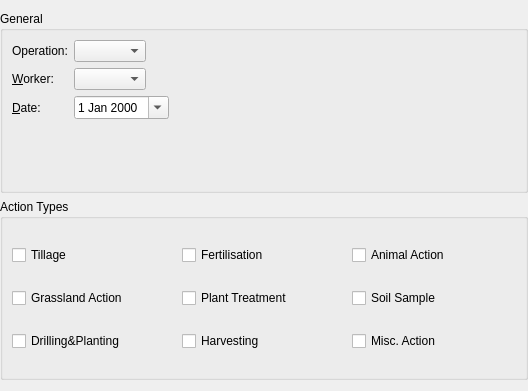
<?xml version="1.0" encoding="UTF-8"?>
<ui version="4.0">
 <class>ActionWizardActnPageClass</class>
 <widget class="QWizardPage" name="ActionWizardActnPageClass">
  <property name="geometry">
   <rect>
    <x>0</x>
    <y>0</y>
    <width>528</width>
    <height>391</height>
   </rect>
  </property>
  <property name="windowTitle">
   <string notr="true">Form</string>
  </property>
  <property name="title">
   <string>Action</string>
  </property>
  <property name="subTitle">
   <string>select ...</string>
  </property>
  <layout class="QVBoxLayout" name="verticalLayout">
   <property name="leftMargin">
    <number>0</number>
   </property>
   <property name="rightMargin">
    <number>0</number>
   </property>
   <item>
    <widget class="QGroupBox" name="groupBox">
     <property name="title">
      <string>General</string>
     </property>
     <property name="flat">
      <bool>true</bool>
     </property>
     <layout class="QFormLayout" name="formLayout">
      <property name="fieldGrowthPolicy">
       <enum>QFormLayout::ExpandingFieldsGrow</enum>
      </property>
      <item row="0" column="0">
       <widget class="QLabel" name="label">
        <property name="text">
         <string>Operation:</string>
        </property>
        <property name="buddy">
         <cstring>comboBoxOprt</cstring>
        </property>
       </widget>
      </item>
      <item row="0" column="1">
       <widget class="QComboBox" name="comboBoxOprt"/>
      </item>
      <item row="1" column="0">
       <widget class="QLabel" name="label_2">
        <property name="text">
         <string>&amp;Worker:</string>
        </property>
        <property name="buddy">
         <cstring>comboBoxWorker</cstring>
        </property>
       </widget>
      </item>
      <item row="1" column="1">
       <widget class="QComboBox" name="comboBoxWorker"/>
      </item>
      <item row="2" column="0">
       <widget class="QLabel" name="label_4">
        <property name="text">
         <string>&amp;Date:</string>
        </property>
        <property name="buddy">
         <cstring>dateEdit</cstring>
        </property>
       </widget>
      </item>
      <item row="2" column="1">
       <widget class="QDateEdit" name="dateEdit">
        <property name="currentSection">
         <enum>QDateTimeEdit::DaySection</enum>
        </property>
        <property name="calendarPopup">
         <bool>true</bool>
        </property>
       </widget>
      </item>
     </layout>
    </widget>
   </item>
   <item>
    <widget class="QGroupBox" name="groupBox_3">
     <property name="title">
      <string>Action Types</string>
     </property>
     <property name="flat">
      <bool>true</bool>
     </property>
     <layout class="QGridLayout" name="gridLayout">
      <item row="0" column="0">
       <widget class="QCheckBox" name="checkBoxSoil">
        <property name="text">
         <string>Tillage</string>
        </property>
        <property name="icon">
         <iconset resource="res/res.qrc">
          <normaloff>:/pic/soilfield.png</normaloff>:/pic/soilfield.png</iconset>
        </property>
        <property name="iconSize">
         <size>
          <width>20</width>
          <height>20</height>
         </size>
        </property>
       </widget>
      </item>
      <item row="1" column="0">
       <widget class="QCheckBox" name="checkBoxMeadow">
        <property name="text">
         <string>Grassland Action</string>
        </property>
        <property name="icon">
         <iconset resource="res/res.qrc">
          <normaloff>:/pic/meadow.png</normaloff>:/pic/meadow.png</iconset>
        </property>
        <property name="iconSize">
         <size>
          <width>20</width>
          <height>20</height>
         </size>
        </property>
       </widget>
      </item>
      <item row="1" column="2">
       <widget class="QCheckBox" name="checkBoxSoilTesting">
        <property name="text">
         <string>Soil Sample</string>
        </property>
        <property name="icon">
         <iconset resource="res/res.qrc">
          <normaloff>:/pic/soiltesting22.png</normaloff>:/pic/soiltesting22.png</iconset>
        </property>
        <property name="iconSize">
         <size>
          <width>20</width>
          <height>20</height>
         </size>
        </property>
       </widget>
      </item>
      <item row="0" column="2">
       <widget class="QCheckBox" name="checkBoxAnim">
        <property name="text">
         <string>Animal Action</string>
        </property>
        <property name="icon">
         <iconset resource="res/res.qrc">
          <normaloff>:/pic/cow.png</normaloff>:/pic/cow.png</iconset>
        </property>
        <property name="iconSize">
         <size>
          <width>20</width>
          <height>20</height>
         </size>
        </property>
       </widget>
      </item>
      <item row="2" column="0">
       <widget class="QCheckBox" name="checkBoxDrill">
        <property name="text">
         <string>Drilling&amp;&amp;Planting</string>
        </property>
        <property name="icon">
         <iconset resource="res/res.qrc">
          <normaloff>:/pic/crop.png</normaloff>:/pic/crop.png</iconset>
        </property>
        <property name="iconSize">
         <size>
          <width>20</width>
          <height>20</height>
         </size>
        </property>
       </widget>
      </item>
      <item row="0" column="1">
       <widget class="QCheckBox" name="checkBoxFert">
        <property name="text">
         <string>Fertilisation</string>
        </property>
        <property name="icon">
         <iconset resource="res/res.qrc">
          <normaloff>:/pic/fert.png</normaloff>:/pic/fert.png</iconset>
        </property>
        <property name="iconSize">
         <size>
          <width>20</width>
          <height>20</height>
         </size>
        </property>
       </widget>
      </item>
      <item row="2" column="1">
       <widget class="QCheckBox" name="checkBoxHarv">
        <property name="text">
         <string>Harvesting</string>
        </property>
        <property name="icon">
         <iconset resource="res/res.qrc">
          <normaloff>:/pic/cut.png</normaloff>:/pic/cut.png</iconset>
        </property>
        <property name="iconSize">
         <size>
          <width>20</width>
          <height>20</height>
         </size>
        </property>
       </widget>
      </item>
      <item row="1" column="1">
       <widget class="QCheckBox" name="checkBoxPltr">
        <property name="text">
         <string>Plant Treatment</string>
        </property>
        <property name="icon">
         <iconset resource="res/res.qrc">
          <normaloff>:/pic/pltr.png</normaloff>:/pic/pltr.png</iconset>
        </property>
        <property name="iconSize">
         <size>
          <width>20</width>
          <height>20</height>
         </size>
        </property>
       </widget>
      </item>
      <item row="2" column="2">
       <widget class="QCheckBox" name="checkBoxMisc">
        <property name="text">
         <string>Misc. Action</string>
        </property>
        <property name="icon">
         <iconset resource="res/res.qrc">
          <normaloff>:/pic/comment.png</normaloff>:/pic/comment.png</iconset>
        </property>
        <property name="iconSize">
         <size>
          <width>20</width>
          <height>20</height>
         </size>
        </property>
       </widget>
      </item>
     </layout>
    </widget>
   </item>
  </layout>
 </widget>
 <resources>
  <include location="res/res.qrc"/>
 </resources>
 <connections/>
</ui>
